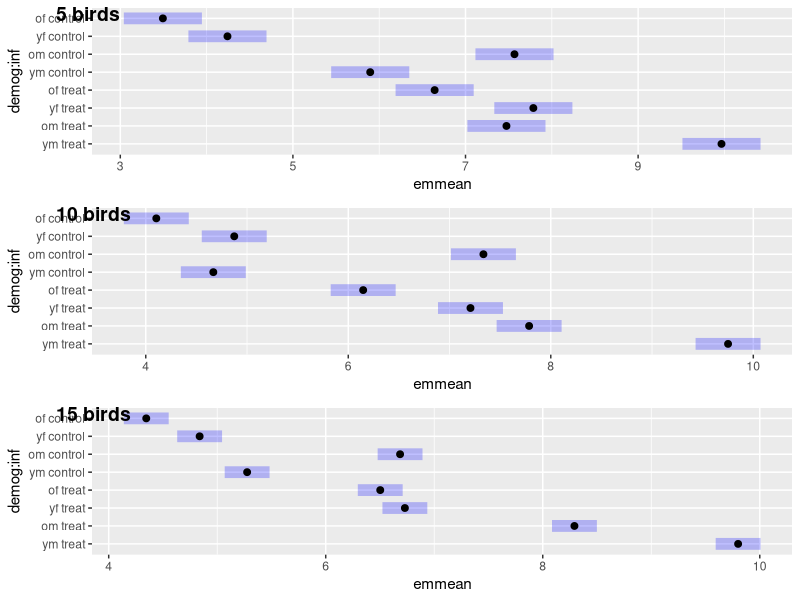

Here is the R script that generated this plot:
library(pwr)
pwr.t.test(d = 0.8, sig.level =0.05, power =.8 )
#d is effect size, and power is how certain you want to be
pwr.t.test(d = 0.5, sig.level =0.05, power =.8 )
#if you think the effect is small, you need to be more certain
#we basically just make up these numbers because we don't really know

#we can also change the parameters to see how underpowered we will be
#given realistic sample sizes
pwr.t.test(n=10,d = 0.5, sig.level =0.05)
#this isn't great - we have pretty small power
pwr.t.test(n=20,d = 0.5, sig.level =0.05)

##see this for more info
#https://www.statmethods.net/stats/power.html

##example of power analysis simulation##
#I want to run an experiment where I have experimentally infect birds with a bacteria
#and then examine their behavior in relation to untreated birds. 
#I'm trying to figure out how many birds I might need for my experiment. 

# My question is how do demographics and infection influence that amount of time a bird spends eating?
#possible demographic categories: ym=young male, om=old male, yf=young female, of=old female
# treatment: infected/control
#time spent eating: seconds, drawn from a normal distribution
# parameter to vary - number in each group

#set up my unique groups of interest
demog = c("ym","om","yf","of")
inf = c("treat","control")

#set aside space for results
dat.save = NA
dat.now = NA

#create a "for" loop to consider possibilities for sample sizes (can have as many as I want)
sample.size = c(5,10,15,20,25,30)

for( i in 1:length(sample.size)) {#this says go through this sim for each of the unique possible sample sizes
#create a dataframe that is all of my unique predictor variables replicated by the sample size I want to explore
  dat.now = expand.grid(demog=rep(demog,times=1, each=sample.size[i]), 
                      inf=rep(inf, times=1, each=sample.size[i]))

#generate possible data for controls - drawing from a normal
dat.now$eat.time[dat.now$demog=="ym"& dat.now$inf=="control"] = rnorm(sample.size[i], mean=5, sd=2)
dat.now$eat.time[dat.now$demog=="om"& dat.now$inf=="control"] = rnorm(sample.size[i], mean=7, sd=2)
dat.now$eat.time[dat.now$demog=="of"& dat.now$inf=="control"] = rnorm(sample.size[i], mean=4, sd=2)
dat.now$eat.time[dat.now$demog=="yf"& dat.now$inf=="control"] = rnorm(sample.size[i], mean=4.5, sd=2)

#generate possible data for infecteds - drawing from a normal
dat.now$eat.time[dat.now$demog=="ym"& dat.now$inf=="treat"] = rnorm(sample.size[i], mean=10, sd=1.2)
dat.now$eat.time[dat.now$demog=="om"& dat.now$inf=="treat"] = rnorm(sample.size[i], mean=8, sd=1.2)
dat.now$eat.time[dat.now$demog=="of"& dat.now$inf=="treat"] = rnorm(sample.size[i], mean=6.6, sd=1.2)
dat.now$eat.time[dat.now$demog=="yf"& dat.now$inf=="treat"] = rnorm(sample.size[i], mean=7, sd=1.2)

#add the sample size I am testing to the dataframe
dat.now$N = sample.size[i]

#since dat.now will be re-written at each iteration, save it in a combined dataframe below
dat.save = rbind(dat.now, dat.save)
}

print(i)
head(dat.now)
head(dat.save)
tail(dat.save)

#compare my lms

#5 birds per group
l5 = lm(eat.time ~ demog*inf, data = dat.save, subset=N==5) #run an lm - examine sig diffs for just the groupings of 5 birds
#10 birds
l10 = lm(eat.time ~ demog*inf, data = dat.save, subset=N==10) #run an lm - examine sig diffs for just the groupings of 10 birds
#15 birds
l15 = lm(eat.time ~ demog*inf, data = dat.save, subset=N==15)
#20 birds
l20 = lm(eat.time ~ demog*inf, data = dat.save, subset=N==20)
#25 birds
l25 = lm(eat.time ~ demog*inf, data = dat.save, subset=N==25)
#30 birds
l30 = lm(eat.time ~ demog*inf, data = dat.save, subset=N==30)

summary(l5)
summary(l10)
summary(l15)
summary(l30)

#if you want full list of pairwise, like might be generated by emmeans need to do this...
dat.save.5 = subset(dat.save, N==5)
l5 = lm(eat.time ~ demog*inf, data = dat.save.5) #run an lm - examine sig diffs for just the groupings of 5 birds
library(emmeans)
l5.em = emmeans(l5, pairwise ~ demog*inf)
plot.5 = plot(l5.em)

#sample size of 10
dat.save.10 = subset(dat.save, N==10)
l10 = lm(eat.time ~ demog*inf, data = dat.save.10) #run an lm - examine sig diffs for just the groupings of 5 birds
l10.em = emmeans(l10, pairwise ~ demog*inf)
plot.10 = plot(l10.em)


#sample size of 15
dat.save.15 = subset(dat.save, N==15)
l15 = lm(eat.time ~ demog*inf, data = dat.save.15) #run an lm - examine sig diffs for just the groupings of 5 birds
l15.em = emmeans(l15, pairwise ~ demog*inf)
plot.15 = plot(l15.em)

library(cowplot)
sample.comparisons<-plot_grid(plot.5,plot.10, plot.15, ncol = 1, labels=c('5 birds', '10 birds','15 birds'),hjust = 0, label_x =.07,rel_heights = c(1/2,1/2,1/2))

sample.comparisons
